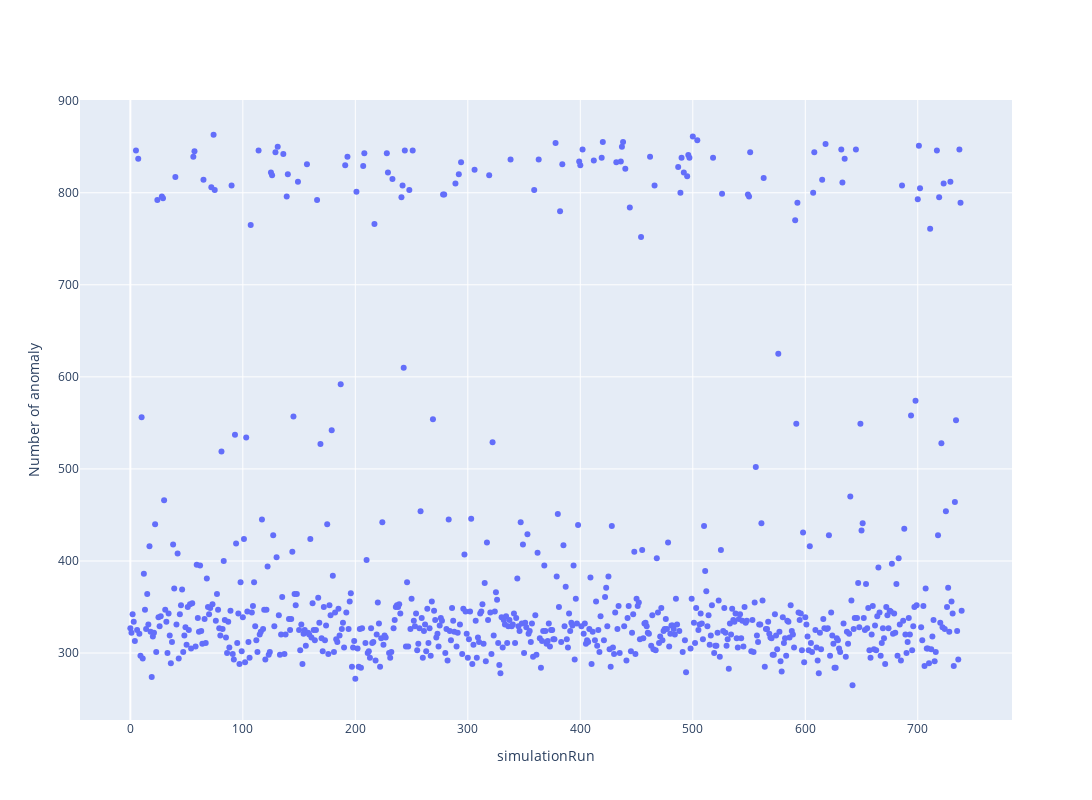

Write notebook code for a chart like this one.
### Code cell
import plotly.graph_objects as go

fig = go.Figure()
plot_data = desc_pred.query("faultNumber==1").groupby("simulationRun").count()

fig.add_trace(go.Scatter(x=plot_data.index, y=plot_data["faultNumber"], mode='markers'))

fig.update_layout(width = 1400, height = 800, xaxis_title='simulationRun', yaxis_title='Number of anomaly')

### Figure 1 — Plotly figure (JSON) as saved in the notebook; plotly's stock layout.template omitted (floating-point values rounded to 4 significant figures; data arrays with more than 128 entries replaced by an {"elided": "..."} marker saying what was removed)
{"data": [{"mode": "markers", "type": "scatter", "x": {"elided": "740 int values"}, "y": {"elided": "740 int values"}}], "layout": {"height": 800, "width": 1400, "xaxis": {"title": {"text": "simulationRun"}}, "yaxis": {"title": {"text": "Number of anomaly"}}}}
